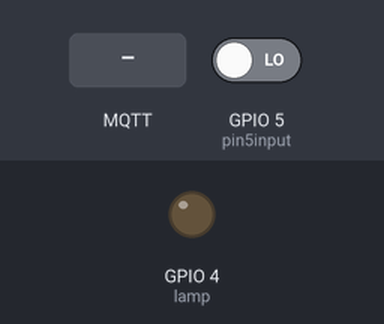
This sketch was run on a simulated ESP8266 (NodeMCU). Parts: output pins drawn as LEDs (lit = HIGH). Inputs (shaded band) come from the test bench; at power-on: GPIO 5 (pin5input) LOW. WiFi joins after 1.5 s; servers stay silent unless stated; no MQTT or app messages arrive unless stated; what the sketch prints to the serial monitor is not drawn.

Above: at 2.7 s.
2.8 s: MQTT message "on" arrives on the first subscribed topic
At 3.3 s:
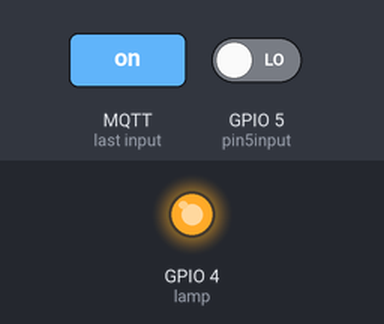
7.7 s: MQTT message "off" arrives on the first subscribed topic
At 9.0 s:
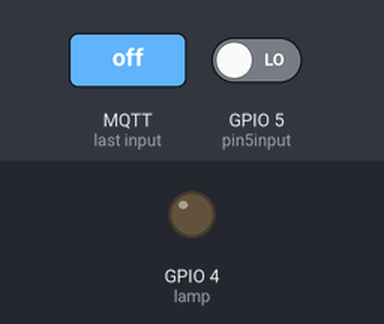
Timing chart, 0 to 10.2 s (numbered marks = the images above; inputs shaded):
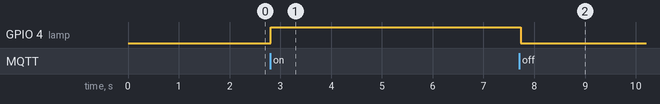

Measured:
- after the input at 2.8 s, GPIO 4 (lamp): LOW → HIGH at once
- after the input at 7.7 s, GPIO 4 (lamp): HIGH → LOW at once

The sketch:

Lounge_Topic_LED_Git.ino
```cpp
///void setup() {
  // put your setup code here, to run once:

///}

///void loop() {
  // put your main code here, to run repeatedly:

///}


#include <ESP8266WiFi.h>
#include <PubSubClient.h>

/////////////////////////////////////////////////////////////////////////This sketch will control an LED on pin 4 of the ESP8266 subscribing to the Topic "lounge"


const char* ssid = "your-ssid";
const char* password = "your-password";

// Change the variable to your Raspberry Pi IP address, so it connects to your MQTT broker
const char* mqtt_server = "192.168.x.x";


// Initializes the espClient. You should change the espClient name if you have multiple ESPs running in your home automation system
WiFiClient esp01;
PubSubClient client(esp01);


// Lamp - LED - GPIO 4 = D2 on ESP-12E NodeMCU board
const int lamp = 4;
////////new code below
const int pin5input = 5;


void Setup()
{
pinMode (pin5input,INPUT);
}

/////////new code above
// Timers auxiliar variables
long now = millis();
long lastMeasure = 0;

// Don't change the function below. This functions connects your ESP8266 to your router
void setup_wifi() {
  delay(10);
  // We start by connecting to a WiFi network
  Serial.println();
  Serial.print("Connecting to ");
  Serial.println(ssid);
  WiFi.begin(ssid, password);
  while (WiFi.status() != WL_CONNECTED) {
    delay(500);
    Serial.print(".");
  }
  Serial.println("");
  Serial.print("WiFi connected - ESP IP address: ");
  Serial.println(WiFi.localIP());
}

// This functions is executed when some device publishes a message to a topic that your ESP8266 is subscribed to
// Change the function below to add logic to your program, so when a device publishes a message to a topic that
// your ESP8266 is subscribed you can actually do something
void callback(String topic, byte* message, unsigned int length) {
  Serial.print("Message arrived on topic: ");
  Serial.print(topic);
  Serial.print(". Message: ");
  String messageTemp;

  for (int i = 0; i < length; i++) {
    Serial.print((char)message[i]);
    messageTemp += (char)message[i];
  }
  Serial.println();

  // Feel free to add more if statements to control more GPIOs with MQTT

  // If a message is received on the topic room/lamp, you check if the message is either on or off. Turns the lamp GPIO according to the message
  if(topic=="lounge"){
      Serial.print("Changing lounge to ");
      if(messageTemp == "on"){
        digitalWrite(lamp, HIGH);
        Serial.print("On");
      }
      else if(messageTemp == "off"){
        digitalWrite(lamp, LOW);
        Serial.print("Off");
      }
  }
  Serial.println();
}

// This functions reconnects your ESP8266 to your MQTT broker
// Change the function below if you want to subscribe to more topics with your ESP8266
void reconnect() {
  // Loop until we're reconnected
  while (!client.connected()) {
    Serial.print("Attempting MQTT connection...");
    // Attempt to connect
    /*
     YOU MIGHT NEED TO CHANGE THIS LINE, IF YOU'RE HAVING PROBLEMS WITH MQTT MULTIPLE CONNECTIONS
     To change the ESP device ID, you will have to give a new name to the ESP8266.
     Here's how it looks:
       if (client.connect("ESP8266Client")) {
     You can do it like this:
       if (client.connect("ESP1_Office")) {
     Then, for the other ESP:
       if (client.connect("ESP2_Garage")) {
      That should solve your MQTT multiple connections problem
    */
    if (client.connect("ESP01")) {
      Serial.println("connected");
      // Subscribe or resubscribe to a topic
      // You can subscribe to more topics (to control more LEDs in this example)
      client.subscribe("lounge");
    } else {
      Serial.print("failed, rc=");
      Serial.print(client.state());
      Serial.println(" try again in 5 seconds");
      // Wait 5 seconds before retrying
      delay(5000);
    }
  }
}

// The setup function sets your ESP GPIOs to Outputs, starts the serial communication at a baud rate of 115200
// Sets your mqtt broker and sets the callback function
// The callback function is what receives messages and actually controls the LEDs
void setup() {
  pinMode(lamp, OUTPUT);

///  dht.begin();

  Serial.begin(115200);
  setup_wifi();
  client.setServer(mqtt_server, 1883);
  client.setCallback(callback);

}

// For this project, you don't need to change anything in the loop function. Basically it ensures that you ESP is connected to your broker
void loop() {

  if (!client.connected()) {
    reconnect();
  }
  if(!client.loop())
    client.connect("ESP01");
  if(digitalRead(pin5input)== HIGH){
    Serial.print("  pin5input ON  ");
    delay(30);
    Serial.print("\n");
  }
  if(!client.loop())
    client.connect("ESP01");
  if(digitalRead(pin5input)== LOW){
    Serial.print("  pin5input OFF  ");
    delay(30);
    Serial.print("\n");
  }

  //else
    //Serial.print("  pin5input OFF  ");
    //delay(30);
    //Serial.print ("\n");

  }
```
